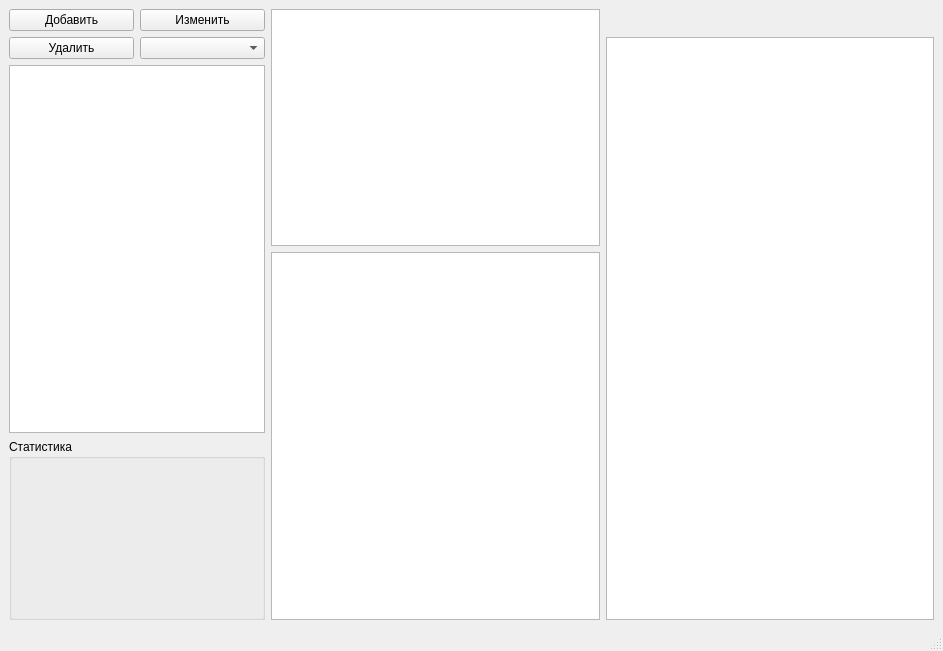
<?xml version="1.0" encoding="UTF-8"?>
<ui version="4.0">
 <class>MainWindow</class>
 <widget class="QMainWindow" name="MainWindow">
  <property name="geometry">
   <rect>
    <x>0</x>
    <y>0</y>
    <width>943</width>
    <height>651</height>
   </rect>
  </property>
  <property name="windowTitle">
   <string>MainWindow</string>
  </property>
  <widget class="QWidget" name="centralwidget">
   <layout class="QGridLayout" name="gridLayout_2">
    <item row="1" column="0">
     <widget class="QPushButton" name="btnRemove">
      <property name="text">
       <string>Удалить</string>
      </property>
     </widget>
    </item>
    <item row="0" column="1">
     <widget class="QPushButton" name="btnEdit">
      <property name="text">
       <string>Изменить</string>
      </property>
     </widget>
    </item>
    <item row="1" column="1">
     <widget class="QComboBox" name="cmbCompanies"/>
    </item>
    <item row="0" column="2" rowspan="3">
     <widget class="QChartView" name="QChartView3"/>
    </item>
    <item row="0" column="0">
     <widget class="QPushButton" name="btnAdd">
      <property name="text">
       <string>Добавить</string>
      </property>
     </widget>
    </item>
    <item row="2" column="0" rowspan="2" colspan="2">
     <widget class="QTableView" name="tblItems"/>
    </item>
    <item row="3" column="2" rowspan="2">
     <widget class="QChartView" name="QChartView2"/>
    </item>
    <item row="1" column="3" rowspan="4">
     <widget class="QChartView" name="QChartView1"/>
    </item>
    <item row="4" column="0" colspan="2">
     <widget class="QGroupBox" name="groupBox">
      <property name="title">
       <string>Статистика</string>
      </property>
      <layout class="QGridLayout" name="gridLayout">
       <item row="0" column="0">
        <widget class="QLabel" name="lbStatistics">
         <property name="text">
          <string/>
         </property>
         <property name="textFormat">
          <enum>Qt::TextFormat::RichText</enum>
         </property>
        </widget>
       </item>
      </layout>
     </widget>
    </item>
   </layout>
  </widget>
  <widget class="QStatusBar" name="statusbar"/>
 </widget>
 <customwidgets>
  <customwidget>
   <class>QChartView</class>
   <extends>QGraphicsView</extends>
   <header>qchartview</header>
  </customwidget>
 </customwidgets>
 <resources/>
 <connections/>
</ui>
